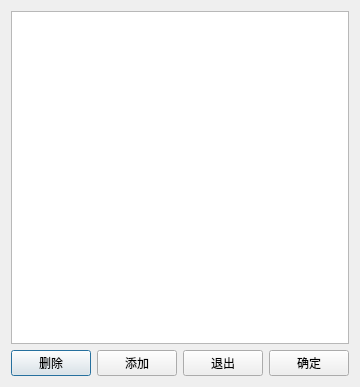
<?xml version="1.0" encoding="UTF-8"?>
<ui version="4.0">
 <class>Dialog</class>
 <widget class="QDialog" name="Dialog">
  <property name="geometry">
   <rect>
    <x>0</x>
    <y>0</y>
    <width>359</width>
    <height>387</height>
   </rect>
  </property>
  <property name="windowTitle">
   <string>热键编辑器</string>
  </property>
  <layout class="QVBoxLayout" name="verticalLayout">
   <item>
    <widget class="QListWidget" name="listWidget"/>
   </item>
   <item>
    <layout class="QHBoxLayout" name="horizontalLayout">
     <item>
      <widget class="QPushButton" name="pushButton">
       <property name="text">
        <string>删除</string>
       </property>
      </widget>
     </item>
     <item>
      <widget class="QPushButton" name="pushButton_3">
       <property name="text">
        <string>添加</string>
       </property>
      </widget>
     </item>
     <item>
      <widget class="QPushButton" name="pushButton_2">
       <property name="text">
        <string>退出</string>
       </property>
      </widget>
     </item>
     <item>
      <widget class="QPushButton" name="pushButton_4">
       <property name="text">
        <string>确定</string>
       </property>
      </widget>
     </item>
    </layout>
   </item>
  </layout>
 </widget>
 <resources/>
 <connections>
  <connection>
   <sender>pushButton_2</sender>
   <signal>clicked()</signal>
   <receiver>Dialog</receiver>
   <slot>close()</slot>
   <hints>
    <hint type="sourcelabel">
     <x>324</x>
     <y>343</y>
    </hint>
    <hint type="destinationlabel">
     <x>364</x>
     <y>281</y>
    </hint>
   </hints>
  </connection>
  <connection>
   <sender>pushButton</sender>
   <signal>clicked()</signal>
   <receiver>listWidget</receiver>
   <slot>clearSelection()</slot>
   <hints>
    <hint type="sourcelabel">
     <x>102</x>
     <y>347</y>
    </hint>
    <hint type="destinationlabel">
     <x>168</x>
     <y>212</y>
    </hint>
   </hints>
  </connection>
 </connections>
</ui>
